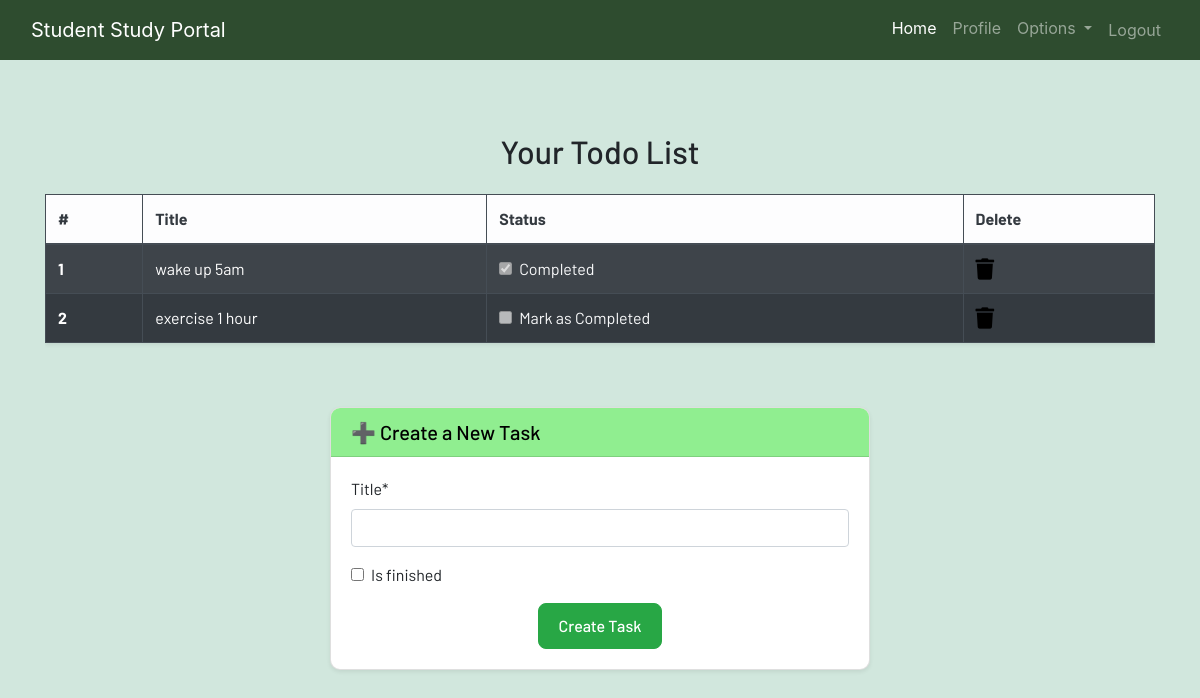
The app's page /todo (signed in) with its own data.
### dashboard/models.py (models this page shows, shortened)
class Todo(models.Model):
    user = models.ForeignKey(User, on_delete=models.CASCADE)
    title = models.CharField(max_length=200)
    is_finished = models.BooleanField(default=False)

### dashboard/views.py (the view)
# urls.py: path('todo',views.todo,name='todo'),
@login_required
def todo(request):
    if request.method == 'POST':
        form = TodoForm(request.POST)
        if form.is_valid():
            try:
                finished = request.POST["is_finished"]
                if finished == 'on':
                    finished = True
                else:
                    finished = False
            except:
                finished = False
            todos = Todo(
                user=request.user, title=request.POST['title'], is_finished=finished)
            todos.save()
            messages.success(request,f"Todo Added from {request.user.username}!!")
    else:
        form = TodoForm()
    todo = Todo.objects.filter(user=request.user)
    if len(todo) == 0 :
        todos_done = True
    else:
        todos_done = False
    context = {
        'form':form,
        'todos':todo,
        'todos_done':todos_done
    }
    return render(request,"dashboard/todo.html",context)

### dashboard/forms.py
class TodoForm(forms.ModelForm):
    class Meta:
        model = Todo
        fields = ['title', 'is_finished']

### dashboard/templates/dashboard/todo.html (shortened to what this page needs)
{% extends 'dashboard/base.html' %}
{% load static %}
{% load crispy_forms_tags %}
{% block content %}
<div class="container mt-4">
    <h2 class="text-center mb-4"> Your Todo List</h2>
    {% if not todos_done %}
    <div class="table-responsive mb-5">
        <table class="table table-striped table-bordered table-hover table-dark shadow-sm">
            <thead class="table-light text-dark">
                <tr>
                    <th scope="col">#</th>
                    <th scope="col">Title</th>
                    <th scope="col">Status</th>
                    <th scope="col">Delete</th>
                </tr>
            </thead>
            <tbody>
                {% for todo in todos %}
                <tr>
                    <th scope="row">{{ forloop.counter }}</th>
                    <td>{{ todo.title }}</td>
                    <td>
                        <a href="{% url 'update-todo' todo.id %}" class="text-decoration-none">
                            <div class="form-check">
                                <input class="form-check-input" type="checkbox" {% if todo.is_finished %}checked{% endif %} disabled>
                                <label class="form-check-label text-light">
                                    {% if todo.is_finished %}Completed{% else %}Mark as Completed{% endif %}
                                </label>
                            </div>
                        </a>
                    </td>
                    <td>
                        <a href="{% url 'delete-todo' todo.id %}" class="text-danger">
                            <i class="fa fa-trash fa-lg"></i>
                        </a>
                    </td>
                </tr>
                {% endfor %}
            </tbody>
        </table>
    </div>
    {% else %}
    <div class="text-center mb-4">
        <h5 class="text-muted">✅ All tasks are done! Add more below 👇</h5>
    </div>
    {% endif %}
    <div class="row justify-content-center">
        <div class="col-md-6">
            <div class="card custom-card shadow-sm">
                <div class="card-header bg-success text-white">
                    <h5 class="mb-0">➕ Create a New Task</h5>
                </div>
                <div class="card-body">
                    <form method="POST">
                        {{ form|crispy }}
                        <div class="text-center">
                            <button type="submit" class="btn btn-success center-button">Create Task</button>
                        </div>
                    </form>
                </div>
            </div>
        </div>
    </div>
</div>
{% endblock %}

### static/css/main.css (style rules this page uses)
html { scroll-behavior: smooth; height: 100%; width: 100%; }
.card { box-shadow: 15px 15px 10px rgb(78, 77, 77); }
a { text-decoration: none !important; color: black; }
.card-header { color: black !important; background: #90EE90 !important; transition: 0.3s ease-in; }
html, body { max-width: 100%; overflow-x: hidden; height: 100%; width: 100%; }
body { overflow-x: hidden; background-repeat: no-repeat; background-color: #d1e7dd; }
.card-header { background-color: #90EE90; }
.fa { color: black; }
.card-header { font-weight: 600; font-size: 1.1rem; }
.btn { padding: 10px 20px; font-size: 1rem; border-radius: 5px; text-decoration: none; display: inline-flex; align-items: center; gap: 5px; }
.center-button { display: block; margin: 1rem auto 0 auto; padding: 0.5rem 2rem; }
.custom-card { border-radius: 10px; overflow: hidden; }
.card-header { font-weight: bold; display: flex; align-items: center; padding: 12px 20px; }
.card-header h5 { margin: 0; font-size: 1.25rem; }
.table th, .table td { vertical-align: middle; }
button.btn-success { font-weight: 500; font-size: 1rem; padding: 10px 20px; border-radius: 8px; }

### records on screen
Todo: title "wake up 5am", is_finished "☑", shows "Completed"
Todo: title "exercise 1 hour", shows "Mark as Completed"
